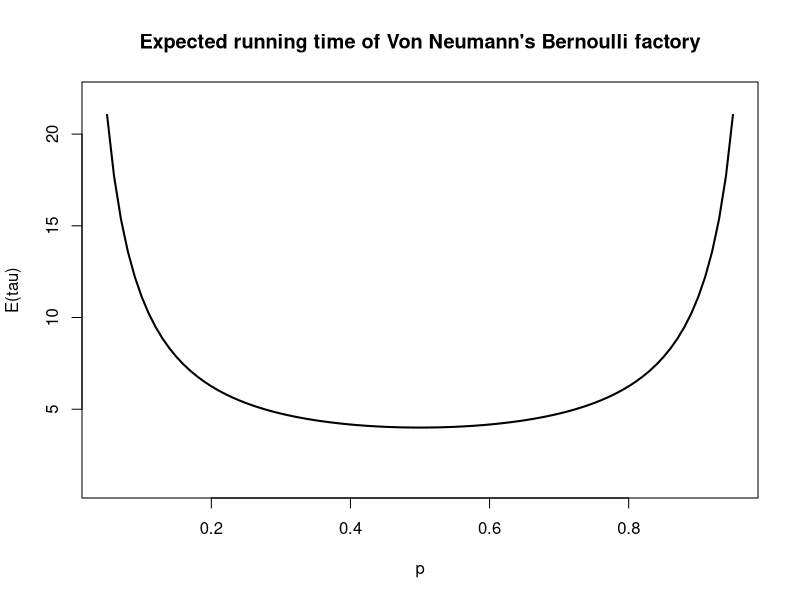
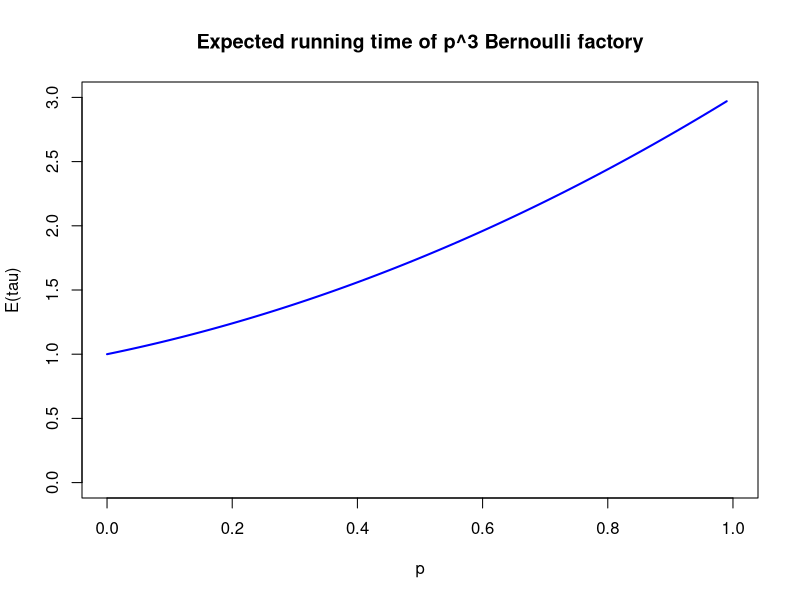
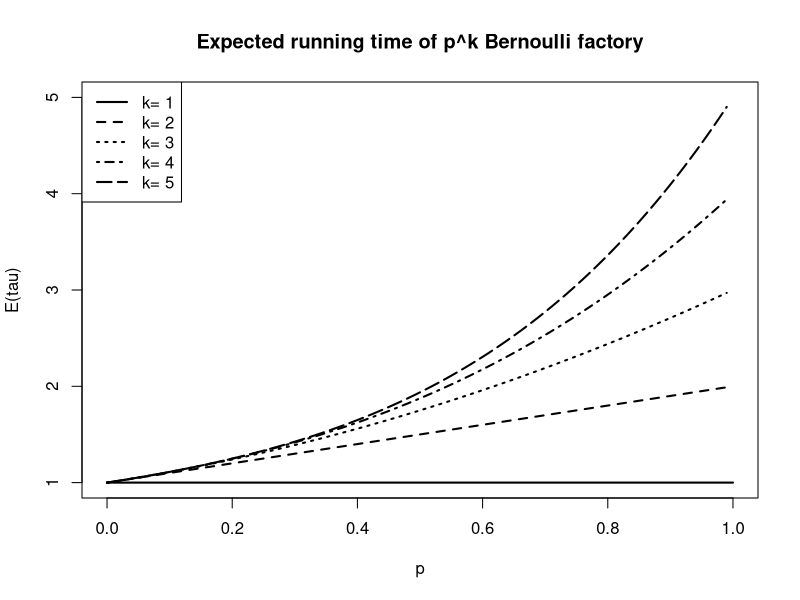
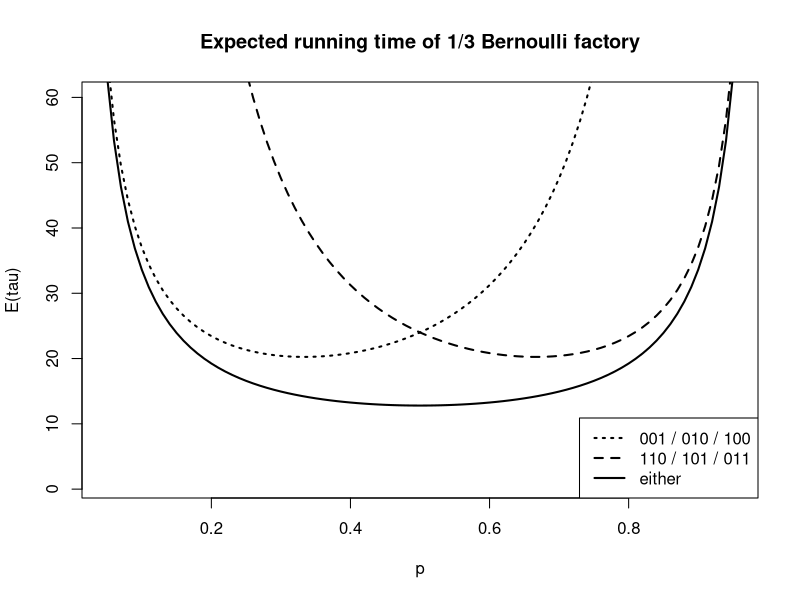

Here is the R script that generated these plots, in order:
# Make plots of expected running time for example Bernoulli factories

## Von Neumann f(p)=1/2 -------------
p <- seq(from = 0.05, to = 0.95, by = 0.01)
plot(p, 1/(p*(1-p)), type='l', ylim=c(1,22), lwd=2, ylab='E(tau)', main="Expected running time of Von Neumann's Bernoulli factory")

## f(p)=p^k -------------------------
## single plot
p <- seq(from = 0, to = 1, by = 0.01)
k <- 3
fp <- -p^k + (1-p^(k+1))/(1-p)
if (k == 1) {fp <- rep(1, length(p))}
plot(p, fp, type='l', lwd=2, col='blue', ylim=c(0,k), ylab='E(tau)', main=paste("Expected running time of p^",k," Bernoulli factory", sep=""))

## overlay several plots
kvals <- 1:5
plot(NA, xlim = c(0, 1), ylim = c(1, max(kvals)), ylab = "E(tau)", xlab = "p", main = "Expected running time of p^k Bernoulli factory")
for (k in kvals) {
  fp <- -p^k + (1-p^(k+1))/(1-p)
  if (k == 1) {fp <- rep(1, length(p))}
  lines(p, fp , lty = k, lwd = 2)
}
legend("topleft", paste("k=",kvals), lwd = 2, lty = kvals)


## f(p)=1/3 -------------------------
p <- seq(from = 0.05, to = 0.95, by = 0.01)
f <- function(p) {1 / (1 - (1 - p ^ 2 * (1 - p)) * (1 - p * (1 - p) ^ 2))}
plot(p, 3 * f(p), type = 'l', ylim=c(1,60), lwd = 2, ylab = "E(tau)", main = "Expected running time of 1/3 Bernoulli factory")
lines(p, 3/(p^2*(1-p)), lwd=2, lty = 2)
lines(p, 3/(p*(1-p)^2), lwd=2, lty = 3)
legend("bottomright", c("001 / 010 / 100", "110 / 101 / 011", "either"), lty=3:1, lwd=2)
